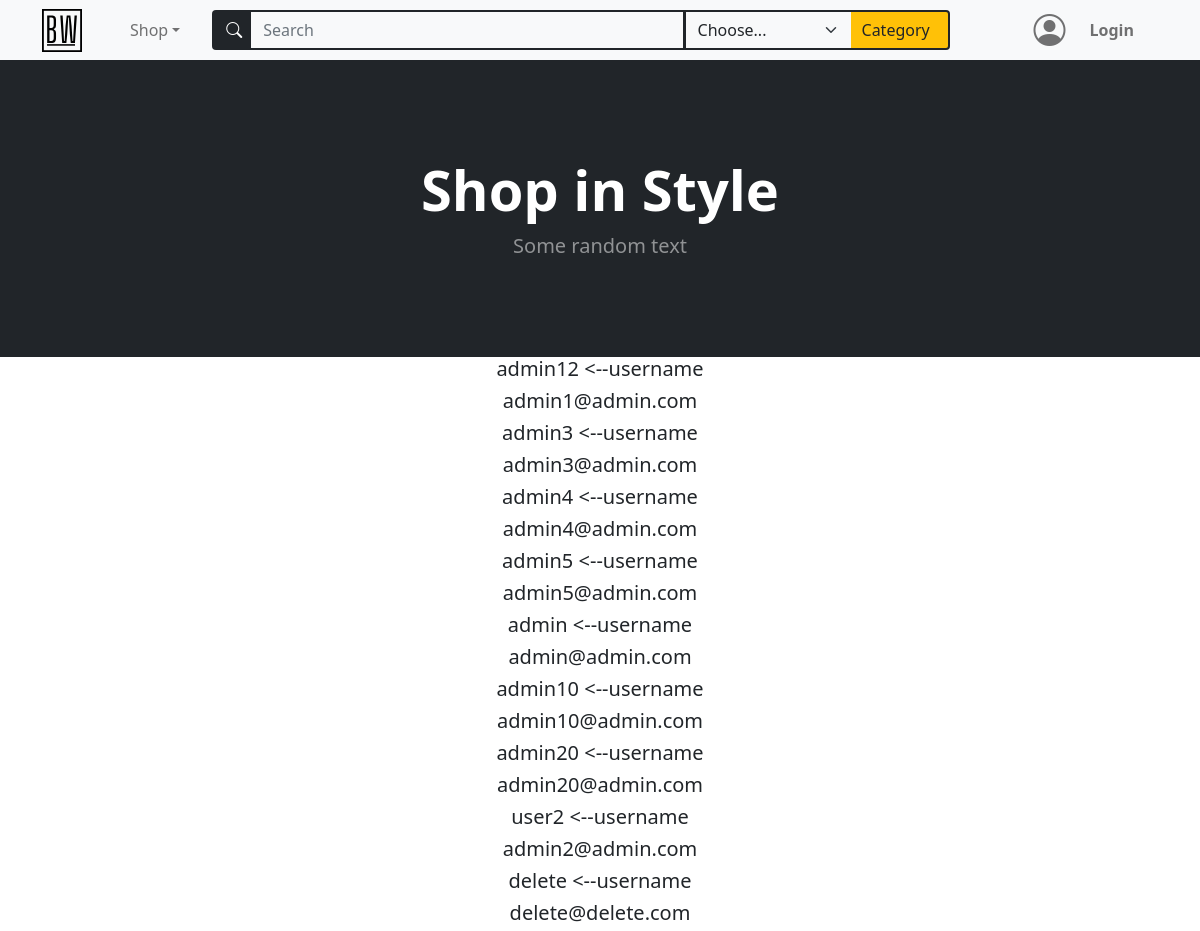
Page /home (upper part) on the earlier database version.
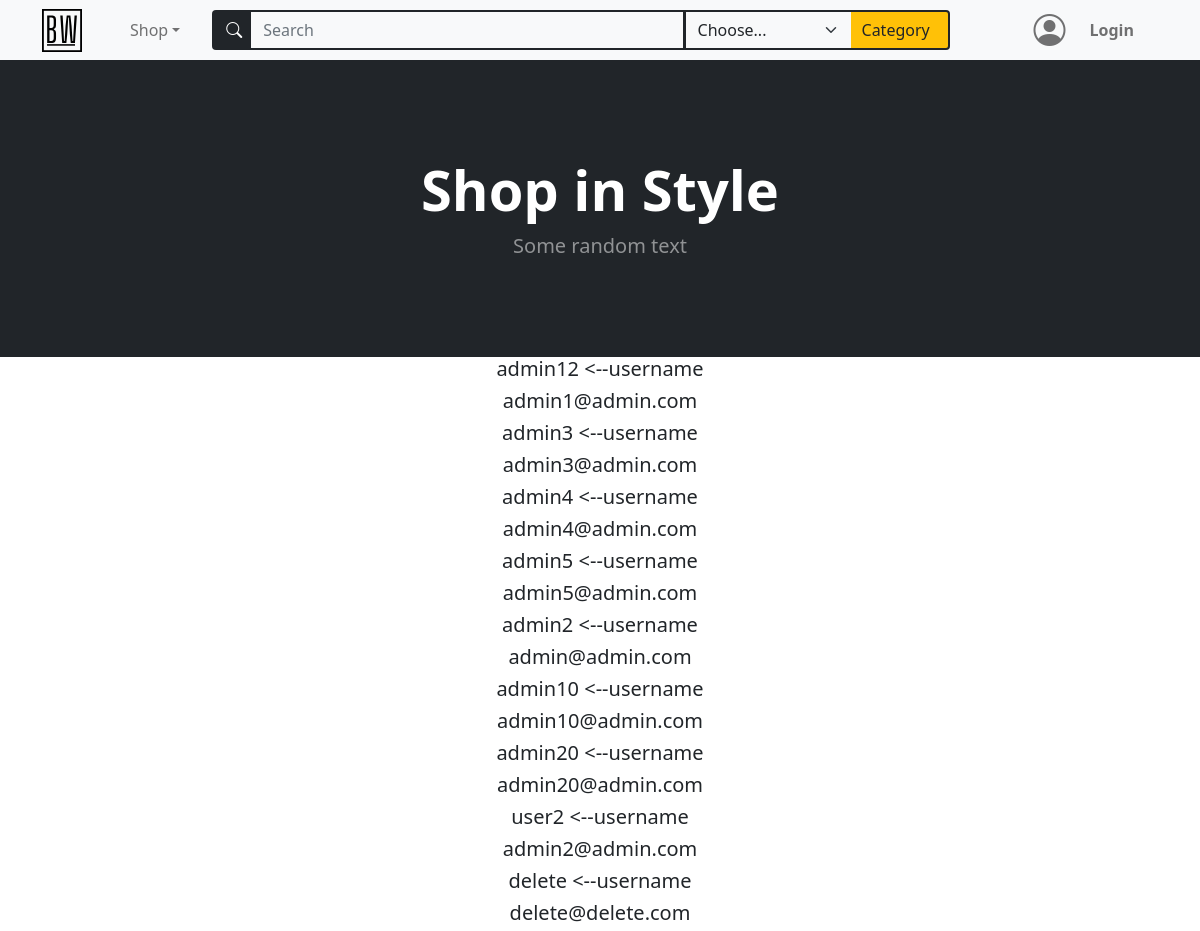
Same page on the later database version.
### models.py (models this page shows)
class BaseModel(db_wrapper.Model):
    class Meta:
        database = db

class User(BaseModel, UserMixin):
    first_name = CharField(index=True, max_length=30, null=True)
    last_name = CharField(max_length=120, null=True)
    address = CharField(max_length=200, null=True)
    city = CharField(max_length=50, null=True)
    country = CharField(max_length=50, null=True)
    cc_number = IntegerField(unique=True, null=True)
    username = CharField(index=True, max_length=30, unique=True)
    email = CharField(index=True, max_length=50, unique=True)
    password = CharField(max_length=20)

### routes.py (the view)
@app.route("/", methods=["GET", "POST"])
@app.route("/home", methods=["GET", "POST"])
def home():
    users = User.select()
    products = Product.select().order_by(Product.id.desc())
    login_form = LoginForm()
    register_form = RegistrationForm()
    search_form = SearchForm()
    return render_template(
        "index.html",
        title="Home",
        users=users,
        products=products,
        login_form=login_form,
        register_form=register_form,
        search_form=search_form,
        tags=get_alpha_tag_names(),
    )

### forms.py (shortened to what this page needs)
class LoginForm(FlaskForm):
    email = StringField(
        "Email", validators=[InputRequired(), Length(min=5, max=50), Email()]
    )
    password = PasswordField("Your Password", validators=[InputRequired()])
    login = SubmitField("Login!")

class RegistrationForm(FlaskForm):
    username = StringField(
        "Username",
        validators=[InputRequired(), Length(min=5, max=30)],
    )
    email = StringField(
        "Email", validators=[InputRequired(), Length(min=5, max=50), Email()]
    )
    password = PasswordField(
        "Set Password",
        validators=[
            InputRequired(),
            EqualTo(
                "password_confirm", message="Password must be identical in both inputs"
            ),
            Length(min=5, max=20),
        ],
    )
    password_confirm = PasswordField("Confirm Password")
    submit = SubmitField("Sign Up")

### main.py (called while the page is built)
def get_alpha_tag_names() -> list[Tag.name]:
    tags = Tag.select().order_by(Tag.name)
    return [tag.name for tag in tags]

### templates/index.html (shortened to what this page needs)
{% extends "base.html" %} {% block content %} {% for user in users %}
<div class="text-center">
  <h5>{{user.username}} <span><--username</span></h5>
  <h5>{{user.email}}</h5>
</div>
{% endfor %}
{% endblock content %}

Differences in the rows shown:
changed User "admin@admin.com": username "admin" → "admin2"
